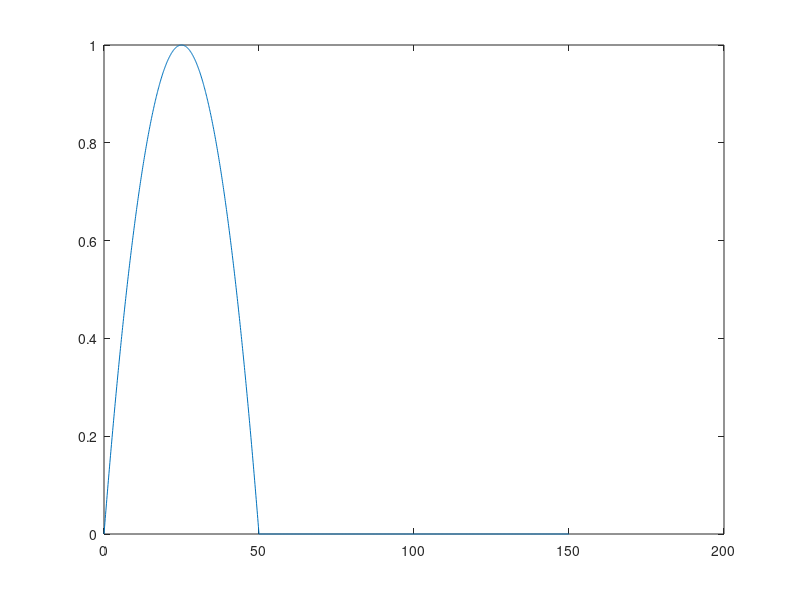
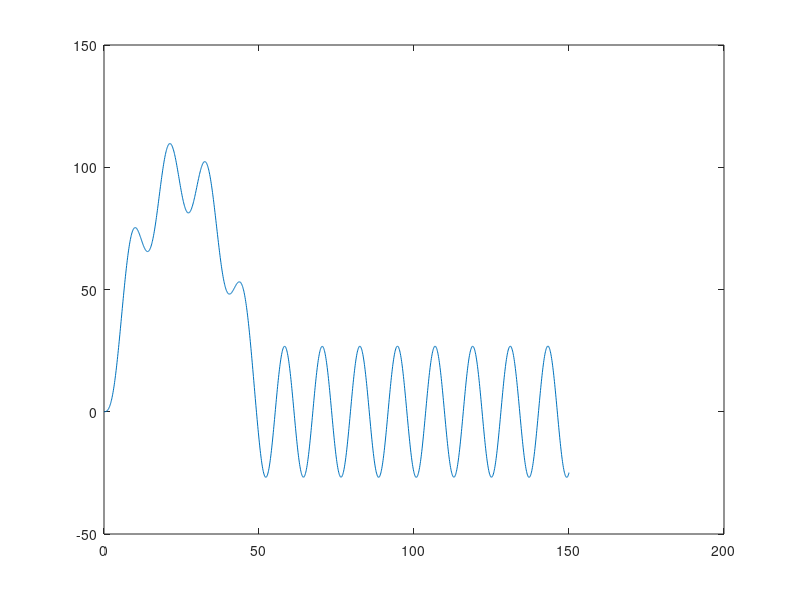
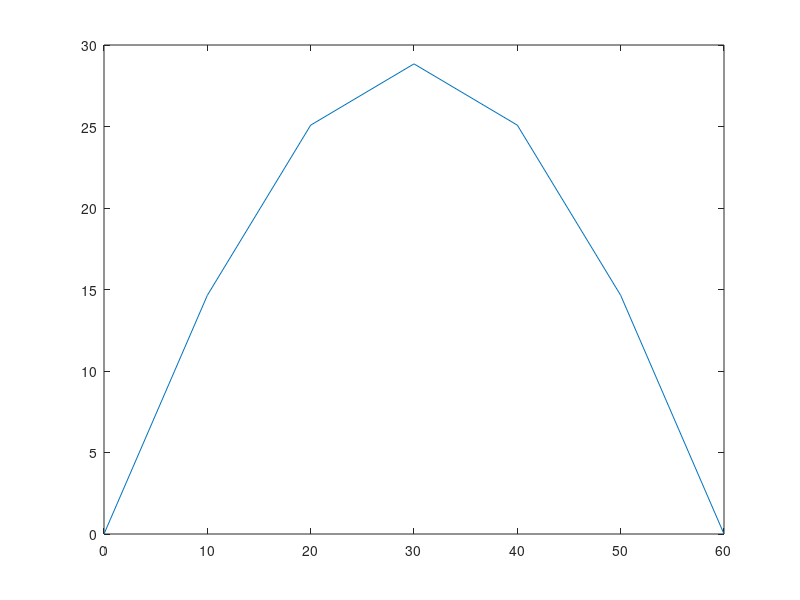

Here is the MATLAB script that generated these plots, in order:
function repaso
  ti=0; dt=1/10; tf=150; td=50;
  t=ti:dt:tf;
  it=0;

  M=zeros(5);
  for i=1:5
    M(i,i)=1;
  endfor
  K=zeros(5);
  for i=1:5
    K(i,i)=2;
  endfor
  for i=1:4
    K(i,i+1)=-1;
    K(i+1,i)=-1;
  endfor
  b=[5;8;9;8;5];
  b=(50/18)*b;

  #Funcion g
  for i=ti:dt:tf
    it=it+1;

    y(it)=g(i);
  endfor
  figure(1);
  plot(t,y);

  #Runge Kutta
  z0=zeros(5,1);
  B=zeros(5,1);
  w=1;
  it2=0;

  for i=ti:dt:tf
    it2=it2+1;

    dz=B;
    dB=b*g(i)-K*z0;
    k1=dt*dz;
    k2=dt*dB;

    tg=i+(dt/(2*w));
    zg=z0+(k1/(2*w));
    Bg=B+(k2/(2*w));
    dzg=Bg;
    dBg=b*g(tg)-K*zg;
    k1g=dt*dzg;
    k2g=dt*dBg;

    zN=z0+(1-w)*k1+w*k1g;
    BN=B+(1-w)*k2+w*k2g;

    m(:,it2)=zN;
    z0=zN;
    B=BN;
  endfor


 #Graficar z3
 z3=m(3,:);
 figure(2);
 plot(t,z3);


 #z en td
 zd=m(:,501); %n=(td/dt)+1
 disp(zd);

 #Funcion discreta u y integral
 xi=0; xf=60; dx=10;
 x=xi:dx:xf;
 it3=1;
 u=zeros(7,1);
 for i=xi:dx:x(5)
   it3=it3+1;
   u(it3)=m(((i/dx)+1),td);
 endfor
 figure(3);
 plot(x,u);

 #Integral
 I=TC((u.^2),dx);
 disp("");
 disp(I);
endfunction
#Funcion g
function y=g(x)
  if x<=50
  y=0*1+(1/25)*1*(x-0)+(-1/625)*1*(x-0)*(x-25);
  else
  y=0;
  endif
endfunction
#Metodo Trapecio
function I=TC(vy,paso)
  m=length(vy);
  w=ones(m,1);
  w(1)=0.5;
  w(m)=0.5;
  w=paso*w;
  I=0;
  for i=1:m
    I=I+w(i)*vy(i);
  endfor
endfunction
